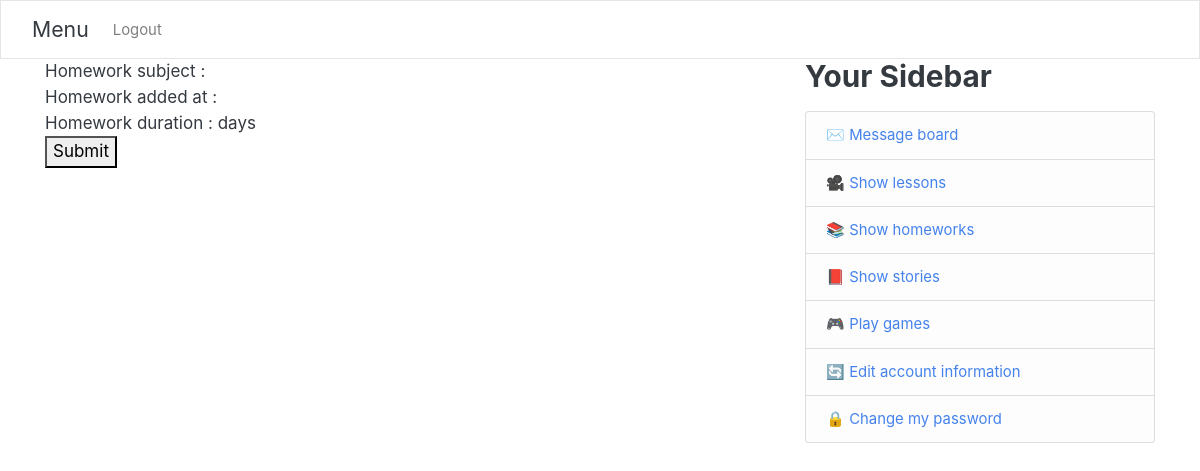
Page /show_homework_questions_for_kid/3/ (signed in) on the earlier database version.
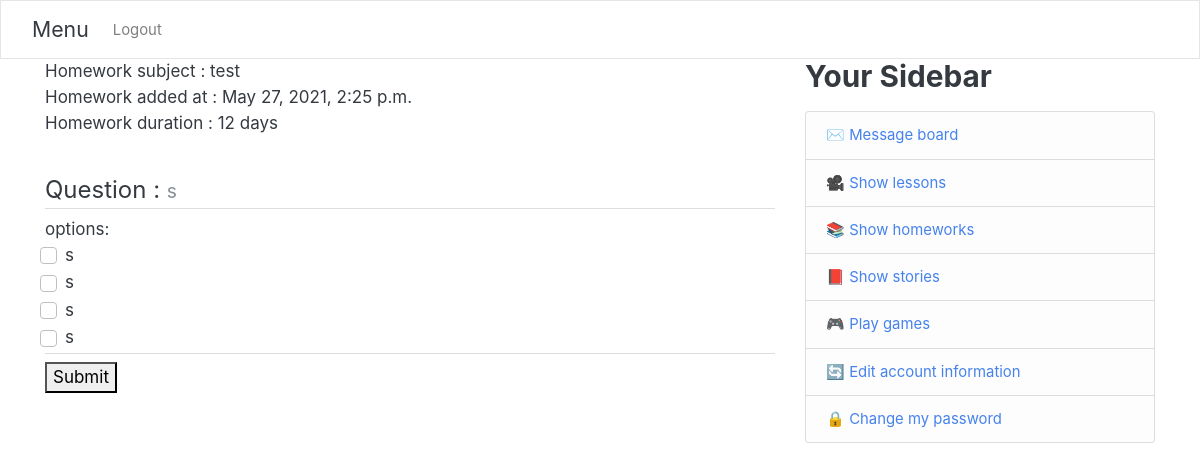
Same page on the later database version.
### kindergarten/models.py (models this page shows, shortened)
class HomeWork(models.Model):
    subject=models.CharField(max_length=400)
    created_at = models.DateTimeField(auto_now_add=True)
    duration = models.IntegerField()
    garten=models.ForeignKey(Kindergarten, blank=True, null=True,on_delete=models.CASCADE)
    class Meta:
        verbose_name_plural = "HomeWork"

class Question(models.Model):
    question=models.CharField(max_length=400)
    option1=models.CharField(max_length=400)
    option2=models.CharField(max_length=400)
    option3=models.CharField(max_length=400)
    option4=models.CharField(max_length=400)
    answer=models.CharField(max_length=400)
    homeWork=models.ForeignKey(HomeWork, blank=True, null=True,on_delete=models.SET_NULL)
    class Meta:
        verbose_name_plural = "Question"

### kindergarten/views.py (the view)
# urls.py: path('show_homework_questions_for_kid/<int:HomeWork_Id>/',show_homework_questions_for_kid,name="show_homework_questions_for_kid"),
@login_required
def show_homework_questions_for_kid(req,HomeWork_Id):
    homework=HomeWork.objects.filter(id=HomeWork_Id).first()
    questions=Question.objects.filter(homeWork=homework)
    return render(req,'kindergarten/Solve_homework.html',{'homework':homework,'questions':questions})

### users/myapp_tags.py (called while the page is built)
@register.simple_tag
def get_model1_object(user):
    parent=Parent.objects.filter(username=user.username).first()
    teacher=Teacher.objects.filter(username=user.username).first()
    kid=Kid.objects.filter(username=user.username).first()
    ans=[]
    if parent:
        ans.append(True)
    else:
        ans.append(False)
    HaveGarten = False
    if teacher:
        try:
            Garten=Kindergarten.objects.get(myTeacher=teacher)
        except:
            HaveGarten = False
        else:
            HaveGarten = Garten.name
        ans.append(True)
    else:
        ans.append(False)
    if kid:
        ans.append(True)
    else:
        ans.append(False)
    ans.append(HaveGarten)
    return ans

### kindergarten/templates/kindergarten/Solve_homework.html (shortened to what this page needs)
{% extends "users/base.html" %}
{% block content %}
<div class="content-section">
<p3>Homework subject : {{homework.subject}}</p3>
<p3>Homework added at : {{homework.created_at}}</p3>
<p3>Homework duration : {{homework.duration}} days</p3>
<form action={% url 'solve_homework' HomeWork_Id=homework.id %} method="post">
{% for question in questions %}
    <article class="media content-section">
          <div class="media-body">
          <legend class="border-bottom ">
             Question : <small class="text-muted">{{ question.question }}</small>
             </legend>
            options:
            <div class="form-check">
                <input class="form-check-input" type="checkbox" value="{{question.option1}}" id="{{question.option1}}" name="{{question.id}}">
                <label class="form-check-label" for="apple">{{ question.option1  }}</label>
            </div>
            <div class="form-check">
                <input class="form-check-input" type="checkbox" value="{{question.option2}}" id="{{question.option2}}" name="{{question.id}}">
                <label class="form-check-label" for="apple">{{ question.option2  }}</label>
            </div>
            <div class="form-check">
                <input class="form-check-input" type="checkbox" value="{{question.option3}}" id="{{question.option3}}" name="{{question.id}}">
                <label class="form-check-label" for="apple">{{ question.option3  }}</label>
            </div>
            <div class="form-check">
                <input class="form-check-input" type="checkbox" value="{{question.option4}}" id="{{question.option4}}" name="{{question.id}}">
                <label class="form-check-label" for="apple">{{ question.option4  }}</label>
            </div>
            <legend class="border-bottom "></legend>
          </div>
        </article>
{% endfor %}
        <button type="submit">Submit</button>
</form>
</div>
{%endblock%}

Differences in the rows shown:
added HomeWork: subject "test", created_at "May 27, 2021, 2:25 p.m.", duration "12"
added Question: question "s", option1 "s", option2 "s", option3 "s", option4 "s"
